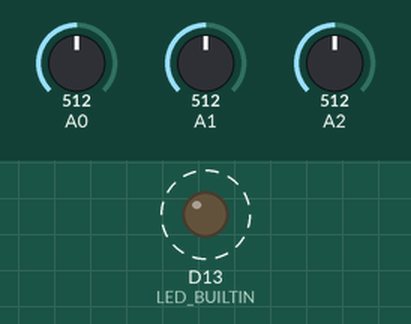
Simulated run of this sketch. Board: Arduino Uno R4 Minima. Parts: output pins drawn as LEDs (lit = HIGH). Dashed ring = blinking. The test bench sets the inputs (shaded band); at power-on: A0 = 512, A1 = 512, A2 = 512 (analog values on the 0–1023 scale). What the sketch prints to the serial monitor is not drawn.

Above: at 0.2 s.
Timing chart, 0 to 3.0 s (numbered marks = the images above):
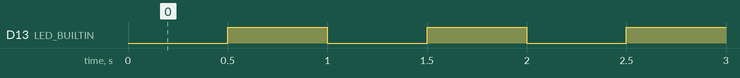

Measured:
- by itself, D13 (LED_BUILTIN): alternates HIGH for 0.50 s and LOW for 0.50 s

The sketch:

smartrep_mma7361_test.ino
```cpp
// UNO R4 Minima + MMA7361 ANALOG sensor test. No libraries needed.
// X -> A0, Y -> A1, Z -> A2. Sensor power/control pins use 3.3V.
// SL/SLEEP -> 3.3V (awake), GS/g-Select -> GND (+/-1.5g), ST -> GND.
// Confirm the breakout's actual power-input labels before wiring its supply.
const float ADC_REFERENCE = 5.0;  // Approximate default R4 ADC reference.
const float ADC_MAXIMUM = 16383.0;
uint32_t nextPrint = 0;
float readAverage(uint8_t pin) {
  analogRead(pin);  // Discard first conversion after changing channels.
  delayMicroseconds(200);
  uint32_t total = 0;
  for (uint8_t i = 0; i < 16; i++) {
    total += analogRead(pin);
    delayMicroseconds(200);
  }
  return total / 16.0;
}
void setup() {
  Serial.begin(115200);
  analogReadResolution(14);
  pinMode(LED_BUILTIN, OUTPUT);
}
void loop() {
  digitalWrite(LED_BUILTIN, (millis() / 500) % 2);
  if ((int32_t)(millis() - nextPrint) < 0) return;
  nextPrint = millis() + 250;
  float x = readAverage(A0), y = readAverage(A1), z = readAverage(A2);
  Serial.print("Raw X="); Serial.print(x, 0);
  Serial.print(" Y="); Serial.print(y, 0);
  Serial.print(" Z="); Serial.print(z, 0);
  Serial.print(" | Approx volts X=");
  Serial.print(x * ADC_REFERENCE / ADC_MAXIMUM, 3);
  Serial.print(" Y="); Serial.print(y * ADC_REFERENCE / ADC_MAXIMUM, 3);
  Serial.print(" Z="); Serial.println(z * ADC_REFERENCE / ADC_MAXIMUM, 3);
}
```
